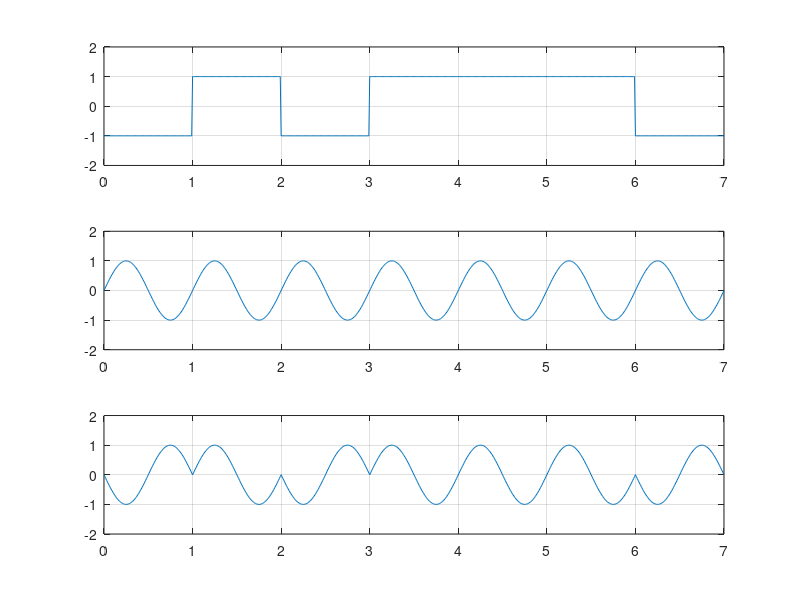

Reproduce this figure in MATLAB.
clear;
clc;
b = [0 1 0 1 1 1 0];
n = length(b);
t = 0:.01:n;
x = 1:1:(n+1)*100;
for i = 1:n
if (b(i) == 0)
b_p(i) = -1;
else
b_p(i) = 1;
end
for j = i:.1:i+1
bw(x(i*100:(i+1)*100)) = b_p(i);
end
end
bw = bw(100:end);
sint = sin(2*pi*t);
st = bw.*sint;
subplot(3,1,1)
plot(t,bw)
grid on ; axis([0 n -2 +2])
subplot(3,1,2)
plot(t,sint)
grid on ; axis([0 n -2 +2])
subplot(3,1,3)
plot(t,st)
grid on ; axis([0 n -2 +2]) 
